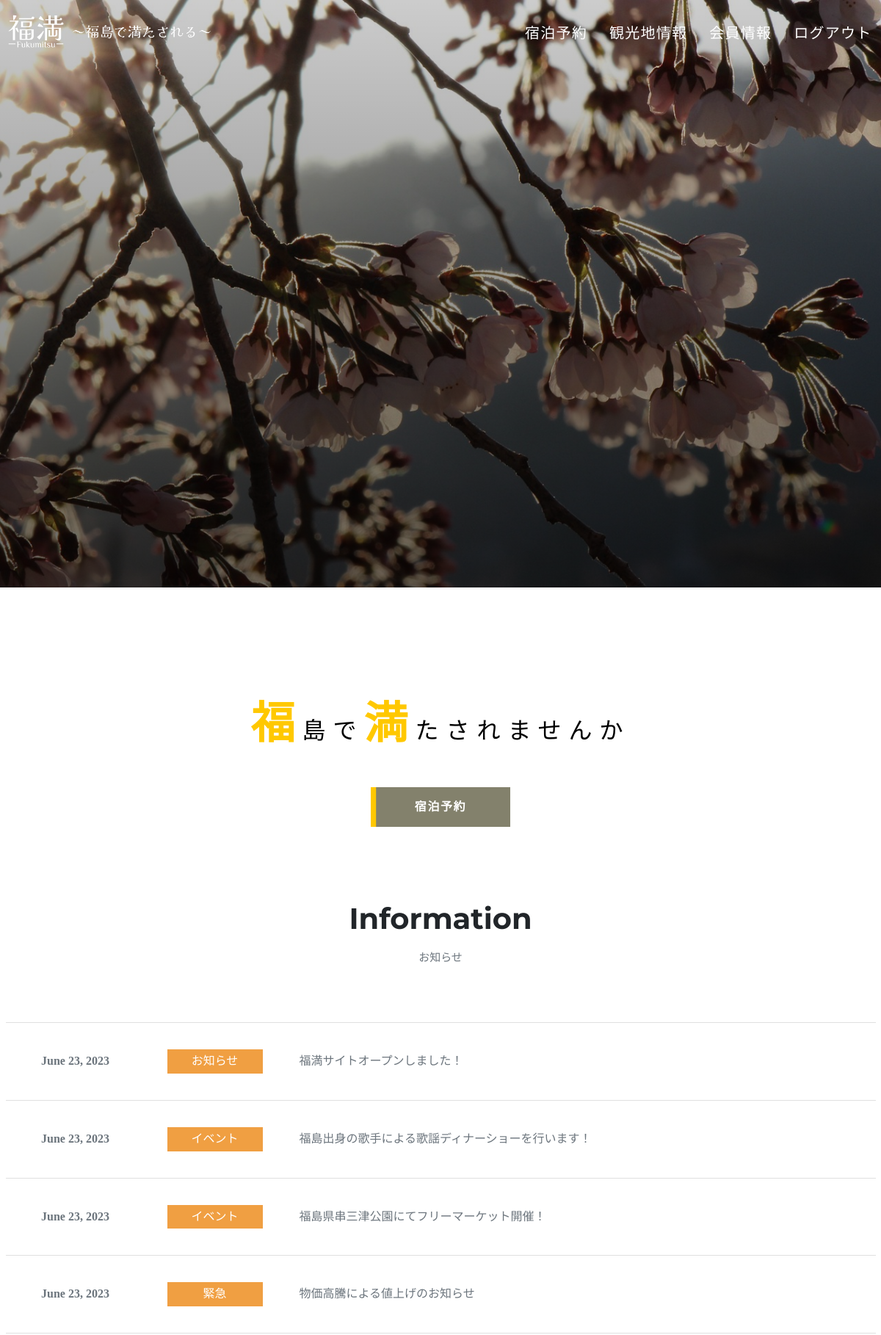
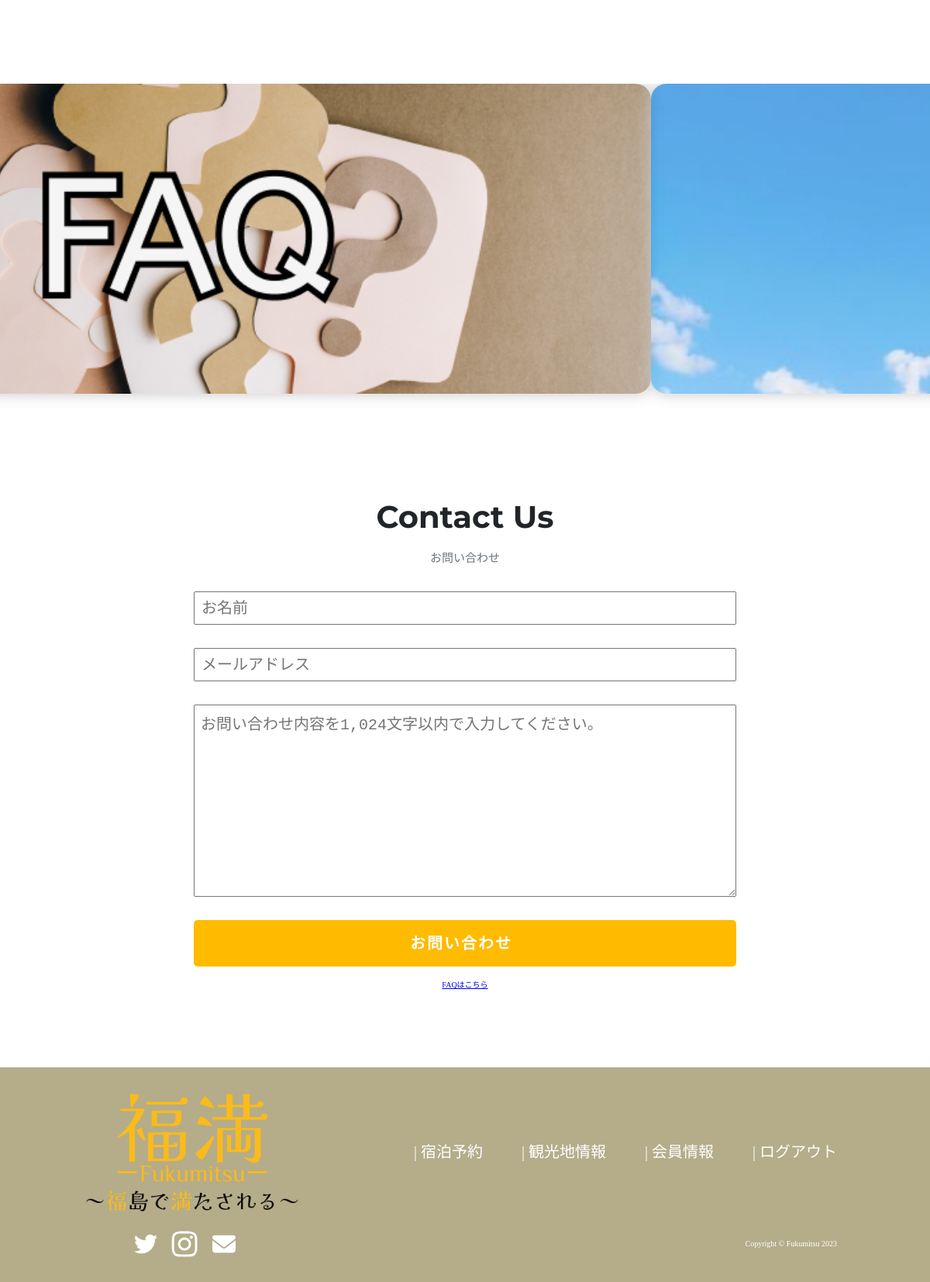
The app's page /fukumitsu/ (signed in) with its own data (2 pictures, top to bottom).
### fukumitsu/models.py (models this page shows)
class Information(models.Model):
    information_id = models.IntegerField(primary_key=True)
    category = models.CharField(max_length=100)
    contents = models.TextField()
    time = models.DateField()

### fukumitsu/views.py (the view)
# urls.py: path('', views.fukumitsu), #トップページ表示
def fukumitsu(request):
    admin = models.User.objects.get(user_id = 1)
    if 'email' in request.session:
        if request.session['email'] == admin.email:
            return admin_forms(request)
    info_list = models.Information.objects.all().order_by().reverse()[:5]
    contact_form = forms.contact_form()
    if 'email' not in request.session:
        context_data = {'info_list': info_list, 'contact_form':contact_form, 'session':0}
        return render(request, 'fukumitsu.html', context= context_data)
    else:
        context_data = {'info_list': info_list, 'contact_form':contact_form, 'session':1}
        return render(request, 'fukumitsu.html', context= context_data)

### fukumitsu/forms.py
class contact_form(forms.Form):
    name = forms.CharField(label='', widget= forms.TextInput(attrs={'placeholder':'お名前'}), required=True)
    email = forms.EmailField(label='', widget= forms.EmailInput(attrs={'placeholder':'メールアドレス'}), required=True)
    contents = forms.CharField(label='',required=True,max_length=1024,widget=forms.Textarea(attrs={'placeholder': 'お問い合わせ内容を1,024文字以内で入力してください。',}))

### fukumitsu/templates/fukumitsu.html (shortened to what this page needs)
<!DOCTYPE html>
<html lang="ja">
    <head>
        <link rel="stylesheet" type="text/css" href="https://cdn.jsdelivr.net/npm/slick-carousel@1.8.1/slick/slick.css">
        <link rel="stylesheet" href="https://unpkg.com/swiper@8/swiper-bundle.min.css"/>
        <link href="/static/css/main.css" rel="stylesheet" />
        <link href="/static/css/fukumitsu.css" rel="stylesheet" />
        <link href="/static/css/slider.css" rel="stylesheet" />
        <link href="/static/css/header.css" rel="stylesheet" />
        <link href="/static/css/footer.css" rel="stylesheet" />
    </head>
    <body id="page-top">
        <nav class="navbar navbar-expand-lg navbar-dark fixed-top" id="mainNav">
            <div class="container">
                <a class="navbar-brand" href="/fukumitsu/"><img src="/static/img/fukumitsu_logo.png" alt="..." /></a>
                <div class="collapse navbar-collapse" id="navbarResponsive">
                    <ul class="navbar-nav text-uppercase ms-auto py-4 py-lg-0">
                        {% if session == 1 %}
                            <li class="nav-item"><a class="nav-link" href="/fukumitsu/reserve/">宿泊予約</a></li>
                            <li class="nav-item"><a class="nav-link" href="/fukumitsu/sightseeing/">観光地情報</a></li>
                            <li class="nav-item"><a class="nav-link" href="/fukumitsu/memberinfo/">会員情報</a></li>
                            <li class="nav-item"><a class="nav-link" href="/fukumitsu/logout/">ログアウト</a></li>
                        {% endif %}
                    </ul>
                </div>
            </div>
        </nav>
        <header class="masthead">
        </header>
        <section class="page-section container">
            <p class="catchcopy"><strong>福</strong>島で<strong>満</strong>たされませんか</p>
            <a href="/fukumitsu/reserve/" class="btn btn-flat"><span>宿泊予約</span></a>
        </section>
        <section class="page-section" id="info">
            <div class="container">
                <div class="text-center">
                    <h2 class="section-heading text-uppercase main-font">Information</h2>
                    <p class="text-font">お知らせ</p>
                </div>
                <ul class="blog-list">
                    {% for info in info_list %}
                    <li class="blog-item activity">
                        <a href="#!">
                            <time>{{ info.time }}</time>
                            <span class="category orange">{{ info.category }}</span>
                            <p>{{ info.contents }}</p>
                        </a>
                    </li>
                    {% endfor %}
                </ul>
            </div>
        </section>
        <section class="page-section bg-light" id="slider">
            <div class="sliderWrapper swiper">
                <ul class="sliderList swiper-wrapper">
                    <li class="swiper-slide"><img src="/static/img/slider/slider1.png"/></li>
                    <li class="swiper-slide"><img src="/static/img/slider/slider2.png"/></li>
                </ul>
            </div>
        </section>
        <section class="page-section contact_us">
            <div class="text-center">
                <h2 class="section-heading text-uppercase main-font">Contact Us</h2>
                <p class="text-font">お問い合わせ</p>
            </div>
            <div class="container">
                <form action="/fukumitsu/contact_us/" id="login_form" method = 'post'>
                    {{ contact_form }}
                    <input type="submit" value="お問い合わせ" class="btn btn--orange btn-c">
                </form>
                <a href="/fukumitsu/faq/" >FAQはこちら</a>
            </div>
        </section>
        <footer id="footer">
            <div class="footerWrapper">
              <div class="footerContainer">
                <a href="/fukumitsu/" class="footerTitle">
                  <img src="/static/img/fukumitsu_footerlogo.png" alt="">
                </a>
                <ul class="footerMenu">
                    {% if session == 1 %}
                    <li class="MenuItem"><a href="/fukumitsu/reserve/">宿泊予約</a></li>
                    <li class="MenuItem"><a href="/fukumitsu/sightseeing/">観光地情報</a></li>
                    <li class="MenuItem"><a href="/fukumitsu/memberinfo/">会員情報</a></li>
                    <li class="MenuItem"><a href="/fukumitsu/logout/">ログアウト</a></li>
                    {% else %}
                    <li class="MenuItem"><a href="/fukumitsu/reserve/">宿泊予約</a></li>
                    <li class="MenuItem"><a href="/fukumitsu/sightseeing/">観光地情報</a></li>
                    <li class="MenuItem"><a href="/fukumitsu/login/">ログイン</a></li>
                    <li class="MenuItem"><a href="/fukumitsu/register/">会員登録</a></li>
                    {% endif %}
                </ul>
              </div>
              <div class="align-items">
                <div class="snsbtn">
                  <a class="snsitem" href="" target="_blank" aria-label="Twitter"><i class="fab fa-twitter fa-3x"></i></a>
                  <a class="snsitem" href="" target="_blank" aria-label="instagram Profile"><i class="fa-brands fa-instagram fa-3x" data-fa-transform="grow-4"></i></a>
                  <a class="snsitem" href="" aria-label="email"><i class="fa-solid fa-envelope fa-3x"></i></a>
                </div>
                <p class="copyright">Copyright &copy; Fukumitsu 2023</p>
              </div>
            </div>
          </footer>
    </body>
</html>

### fukumitsu/static/css/main.css (style rules this page uses)
*, *:before, *:after { -webkit-box-sizing: inherit; box-sizing: inherit; }
html { -webkit-box-sizing: border-box; box-sizing: border-box; font-size: 62.5%; }
.btn, a.btn, button.btn { font-size: 1.6rem; font-weight: 700; line-height: 1.5; position: relative; display: inline-block; padding: 1rem 4rem; cursor: pointer; -webkit-user-select: none; -moz-user-select: none; -ms-user-select: none; user-select: none; -webkit-transition: all 0.3s; transition: all 0.3s; text-align: center; vertical-align: middle; text-decoration: none; letter-spacing: 0.1em; color: #212529; border-radius: 0.5rem; }
body { background-color: #ffffff; margin: 0; }
section, footer { padding-top: 100px; }
ul, li { padding: 0; }
a.btn-flat { overflow: hidden; padding: 1.5rem 6rem; color: #fff; border-radius: 0; background: #83816c; }
a.btn-flat span { position: relative; }
a.btn-flat:before { position: absolute; top: 0; left: 0; width: 100%; height: 100%; content: ''; -webkit-transition: all .5s ease-in-out; transition: all .5s ease-in-out; -webkit-transform: translateX(-96%); transform: translateX(-96%); background: #ffc800; }
p, td, th, li { line-height: 1.8; list-style: none; }
.navbar { position: relative; display: flex; flex-wrap: wrap; align-items: center; justify-content: space-between; padding-top: 0.5rem; padding-bottom: 0.5rem; }
.fixed-top { position: fixed; top: 0; right: 0; left: 0; z-index: 1030; }
.navbar-expand-lg { flex-wrap: nowrap; justify-content: flex-start; }
.navbar>.container, .navbar>.container-fluid, .navbar>.container-sm, .navbar>.container-md, .navbar>.container-lg, .navbar>.container-xl, .navbar>.container-xxl { display: flex; flex-wrap: inherit; align-items: center; justify-content: space-between; }
.container-xxl, .container-xl, .container-lg, .container-md, .container-sm, .container { max-width: 1320px; }
.container, .container-fluid, .container-xxl, .container-xl, .container-lg, .container-md, .container-sm { width: 100%; padding-right: var(--bs-gutter-x, 0.75rem); padding-left: var(--bs-gutter-x, 0.75rem); margin-right: auto; margin-left: auto; }
.navbar-brand { padding-top: 0.3125rem; padding-bottom: 0.3125rem; margin-right: 1rem; font-size: 1.25rem; text-decoration: none; white-space: nowrap; }
button:not(:disabled), [type=button]:not(:disabled), [type=reset]:not(:disabled), [type=submit]:not(:disabled) { cursor: pointer; }
.navbar-expand-lg .navbar-collapse { display: flex !important; flex-basis: auto; }
.navbar-collapse { flex-basis: 100%; flex-grow: 1; align-items: center; }
.navbar-expand-lg .navbar-nav { flex-direction: row; }
.py-lg-0 { padding-top: 0 !important; padding-bottom: 0 !important; }
.ms-auto { margin-left: auto !important; }
.navbar-nav { display: flex; flex-direction: column; padding-left: 0; margin-top: 0; margin-bottom: 0; list-style: none; }
.navbar-expand-lg .navbar-nav .nav-link { padding-right: 0.5rem; padding-left: 0.5rem; }
.nav-link { display: block; padding: 0.5rem 1rem; color: #ffc800; text-decoration: none; transition: color 0.15s ease-in-out, background-color 0.15s ease-in-out, border-color 0.15s ease-in-out; }
.text-center { text-align: center; }
.page-section h2.section-heading { font-size: 40px; margin-top: 0; margin-bottom: 1rem; }
.main-font { font-family: "Montserrat", -apple-system, BlinkMacSystemFont, "Segoe UI", Roboto, "Helvetica Neue", Arial, sans-serif, "Apple Color Emoji", "Segoe UI Emoji", "Segoe UI Symbol", "Noto Color Emoji"; color: #212529; }
#info .container .text-center p { padding-bottom: 60px; }
.text-font { font-family: "Roboto Slab", -apple-system, BlinkMacSystemFont, "Segoe UI", Roboto, "Helvetica Neue", Arial, sans-serif, "Apple Color Emoji", "Segoe UI Emoji", "Segoe UI Symbol", "Noto Color Emoji"; color: #6c757d; font-size: 15px; }
input.btn--orange { border:none; color: #fff; background-color: #ffbb00; }
input.btn-c { font-size: 2rem; position: relative; padding: 1.5rem 3rem 1.5rem 2rem; }

### fukumitsu/static/css/slider.css (style rules this page uses)
.sliderWrapper { width: 100%; height: 100%; }
.sliderWrapper .swiper-wrapper { width: 100%; margin: 0 auto; padding: 0; }
.sliderWrapper .swiper-slide { width: 100%; transform: translate(-30%,0); }
.sliderWrapper .swiper-slide img { z-index: 0; width: 100%; height: 400px; object-fit: cover; border-radius: 20px; overflow: hidden; box-shadow: 0px 0px 20px rgb(199, 199, 199); }

### records on screen
Information: time "June 23, 2023", category "お知らせ", contents "福満サイトオープンしました！"
Information: time "June 23, 2023", category "イベント", contents "福島出身の歌手による歌謡ディナーショーを行います！"
Information: time "June 23, 2023", category "イベント", contents "福島県串三津公園にてフリーマーケット開催！"
Information: time "June 23, 2023", category "緊急", contents "物価高騰による値上げのお知らせ"
